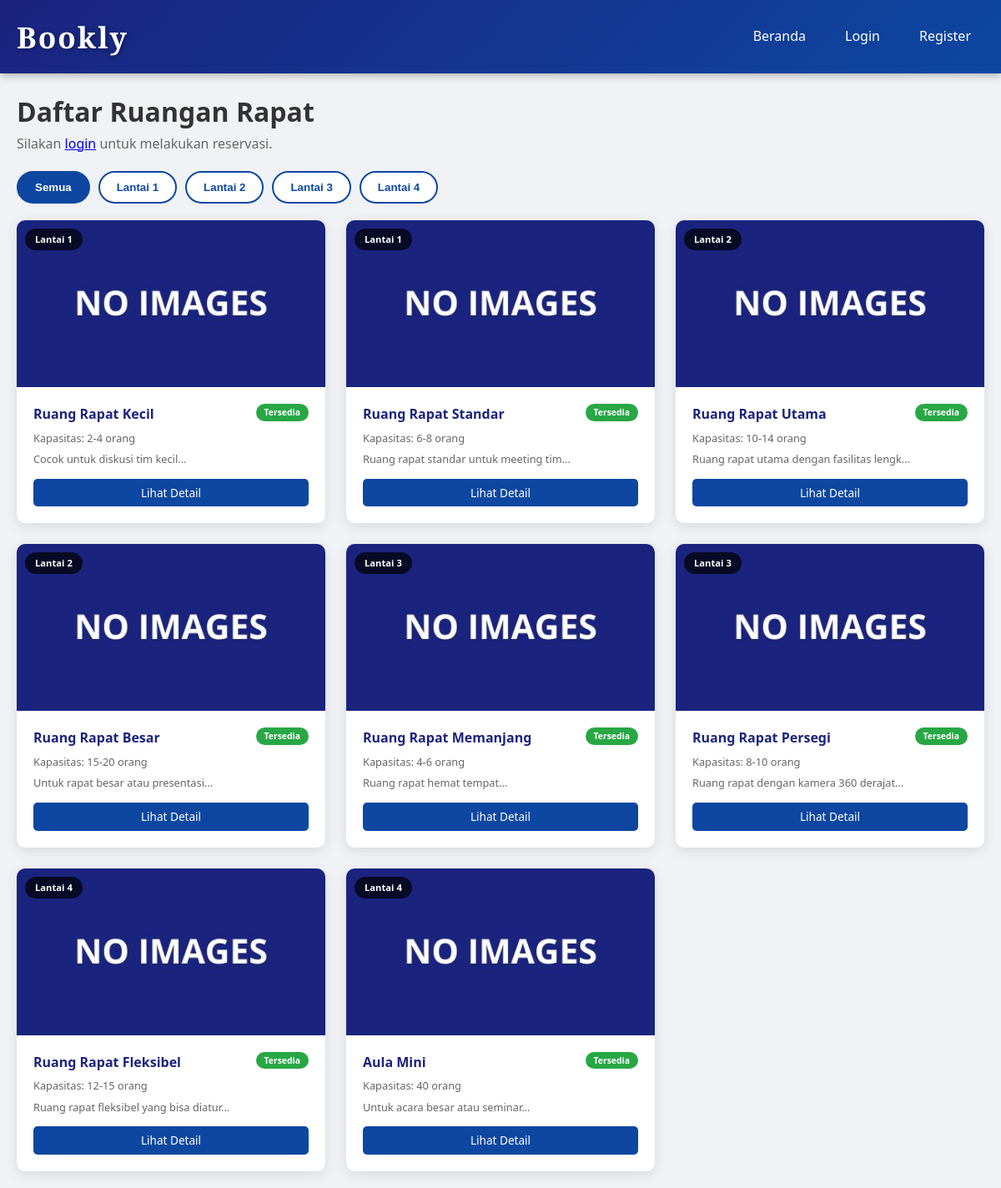
The page / on the database its author committed.
### tables this page shows
CREATE TABLE IF NOT EXISTS rooms (
    id INT PRIMARY KEY AUTO_INCREMENT,
    nama VARCHAR(100) NOT NULL,
    lantai INT NOT NULL,
    kapasitas VARCHAR(50) NOT NULL,
    fasilitas TEXT,
    deskripsi TEXT,
    gambar VARCHAR(255) DEFAULT 'default.jpg',
    created_at TIMESTAMP DEFAULT CURRENT_TIMESTAMP
);

### database.php (called while the page is built, shortened)
<?php
$host   = getenv('DB_HOST') ?: 'localhost';
$port   = getenv('DB_PORT') ?: '3306';
$user   = getenv('DB_USER') ?: 'root';
$pass   = getenv('DB_PASS') ?: '';
$db     = getenv('DB_NAME') ?: 'reservasi_ruangan';
$sslCa  = getenv('DB_SSL_CA') ?: '';
$conn = mysqli_init();
if (!empty($sslCa)) {
    $caPath = '/tmp/aiven-ca.pem';
    mysqli_ssl_set($conn, null, null, $caPath, null, null);
} else {
    $ok = @mysqli_real_connect($conn, $host, $user, $pass, $db, (int) $port);
}
mysqli_set_charset($conn, 'utf8mb4');
function query($sql) {
    global $conn;
    return mysqli_query($conn, $sql);
}
function fetchOne($result) {
    return mysqli_fetch_assoc($result);
}
?>

### index.php (the view, shortened to what this page needs)
<?php
$query = "SELECT * FROM rooms ORDER BY lantai, id";
$rooms = query($query);
$reservasiGroup = [];
?>
<?php include 'header.php'; ?>
<div class="container">
    <h1>Daftar Ruangan Rapat</h1>
    <p style="color: #666; margin-bottom: 20px;">
        <?php if(isset($_SESSION['nama'])): ?>
            Selamat datang, <strong><?= $_SESSION['nama'] ?></strong>!
            <?php if($_SESSION['role'] == 'admin'): ?>
                (Admin)
            <?php else: ?>
                (Client)
            <?php endif; ?>
        <?php else: ?>
            Silakan <a href="login.php">login</a> untuk melakukan reservasi.
        <?php endif; ?>
    </p>
    <div class="filter">
        <button data-lantai="0" class="active" onclick="filterLantai(0)">Semua</button>
        <button data-lantai="1" onclick="filterLantai(1)">Lantai 1</button>
        <button data-lantai="2" onclick="filterLantai(2)">Lantai 2</button>
        <button data-lantai="3" onclick="filterLantai(3)">Lantai 3</button>
        <button data-lantai="4" onclick="filterLantai(4)">Lantai 4</button>
    </div>
    <div class="room-grid">
        <?php while($room = fetchOne($rooms)):
            $roomId = $room['id'];
            $reservasiList = isset($reservasiGroup[$roomId]) ? $reservasiGroup[$roomId] : [];
            $isBooked = !empty($reservasiList);
            $gambarPath = 'uploads/' . $room['gambar'];
        ?>
        <div class="card" data-lantai="<?= $room['lantai'] ?>">
            <div class="card-image" style="background: none; height: 200px; overflow: hidden; position: relative;">
                <img src="<?= $gambarPath ?>" alt="<?= htmlspecialchars($room['nama']) ?>"
                     style="width: 100%; height: 100%; object-fit: cover; display: block;">
                <div style="position: absolute; top: 10px; left: 10px; background: rgba(0,0,0,0.7); color: white; padding: 4px 12px; border-radius: 15px; font-size: 0.7rem; font-weight: bold;">
                    Lantai <?= $room['lantai'] ?>
                </div>
            </div>
            <div class="card-body">
                <div style="display: flex; justify-content: space-between; align-items: start;">
                    <h3 style="margin: 0; font-size: 1rem;"><?= htmlspecialchars($room['nama']) ?></h3>
                    <?php if($isBooked): ?>
                        <span style="background: #dc3545; color: white; padding: 2px 10px; border-radius: 12px; font-size: 0.65rem; font-weight: bold; white-space: nowrap; margin-left: 10px;">
                            Booking
                        </span>
                    <?php else: ?>
                        <span style="background: #28a745; color: white; padding: 2px 10px; border-radius: 12px; font-size: 0.65rem; font-weight: bold; white-space: nowrap; margin-left: 10px;">
                            Tersedia
                        </span>
                    <?php endif; ?>
                </div>
                <p style="margin-top: 5px; font-size: 0.8rem; color: #666;">Kapasitas: <?= htmlspecialchars($room['kapasitas']) ?></p>
                <p style="font-size: 0.8rem; color: #666; margin-bottom: 5px;"><?= htmlspecialchars(substr($room['deskripsi'], 0, 40)) ?>...</p>
                <a href="detail.php?id=<?= $room['id'] ?>" class="btn" style="margin-top: 8px; padding: 6px 12px; font-size: 0.85rem;">Lihat Detail</a>
            </div>
        </div>
        <?php endwhile; ?>
    </div>
</div>
</body>
</html>

### header.php (shortened to what this page needs)
<!DOCTYPE html>
<html lang="id">
<head>
    <link rel="stylesheet" href="style.css">
</head>
<body>
    <header>
        <nav class="navbar">
            <div class="nav-container">
                <div class="nav-brand">
                    <a href="index.php" style="font-family: 'Playfair Display', serif; font-size: 2.2rem; font-weight: 700; letter-spacing: 2px; text-shadow: 2px 2px 4px rgba(0,0,0,0.3);">
                        Bookly
                    </a>
                </div>
                <ul class="nav-menu">
                    <li><a href="index.php">Beranda</a></li>
                    <?php if(isset($_SESSION['user_id'])): ?>
                        <?php if($_SESSION['role'] == 'admin'): ?>
                            <li><a href="admin.php">Dashboard Admin</a></li>
                        <?php else: ?>
                            <li><a href="dashboard.php">Dashboard Saya</a></li>
                        <?php endif; ?>
                        <li>
                            <span style="color: white; margin-right: 10px;">
                                <?= $_SESSION['role'] == 'admin' ? '[Admin]' : '[Client]' ?>
                                <?= $_SESSION['nama'] ?>
                            </span>
                        </li>
                        <li><a href="logout.php" class="btn-logout">Logout</a></li>
                    <?php else: ?>
                        <li><a href="login.php">Login</a></li>
                        <li><a href="register.php">Register</a></li>
                    <?php endif; ?>
                </ul>
            </div>
        </nav>
    </header>
    <main>

### style.css (style rules this page uses)
* { margin: 0; padding: 0; box-sizing: border-box; }
body { font-family: 'Segoe UI', Tahoma, Geneva, Verdana, sans-serif; background-color: #f0f2f5; color: #333; line-height: 1.6; min-height: 100vh; display: flex; flex-direction: column; }
main { flex: 1; max-width: 1200px; margin: 0 auto; padding: 20px; width: 100%; }
.navbar { background: linear-gradient(135deg, #1a237e, #0d47a1); padding: 1rem 0; box-shadow: 0 2px 10px rgba(0,0,0,0.3); }
.nav-container { max-width: 1200px; margin: 0 auto; padding: 0 20px; display: flex; justify-content: space-between; align-items: center; flex-wrap: wrap; }
.nav-brand a { color: white; font-size: 1.5rem; font-weight: bold; text-decoration: none; }
.nav-menu { display: flex; list-style: none; gap: 15px; align-items: center; flex-wrap: wrap; }
.nav-menu a { color: white; text-decoration: none; padding: 8px 16px; border-radius: 5px; transition: background 0.3s; }
.btn { display: inline-block; padding: 10px 20px; background: #0d47a1; color: white; text-decoration: none; border-radius: 5px; border: none; cursor: pointer; transition: background 0.3s; font-size: 1rem; }
.room-grid { display: grid; grid-template-columns: repeat(auto-fill, minmax(280px, 1fr)); gap: 25px; margin-top: 20px; }
.card { background: white; border-radius: 10px; box-shadow: 0 4px 15px rgba(0,0,0,0.1); overflow: hidden; transition: transform 0.3s, box-shadow 0.3s; }
.card-image { width: 100%; height: 200px; background: linear-gradient(135deg, #1a237e, #0d47a1); display: flex; align-items: center; justify-content: center; font-size: 1.5rem; color: white; font-weight: bold; }
.card-body { padding: 20px; }
.card h3 { font-size: 1.2rem; margin-bottom: 10px; color: #1a237e; }
.card p { color: #666; margin-bottom: 5px; }
.card .btn { margin-top: 10px; width: 100%; text-align: center; }
.filter { display: flex; flex-wrap: wrap; gap: 10px; margin: 20px 0; }
.filter button { padding: 10px 20px; background: white; border: 2px solid #0d47a1; color: #0d47a1; border-radius: 25px; cursor: pointer; transition: all 0.3s; font-weight: bold; }
.filter button.active { background: #0d47a1; color: white; }
.card-image { width: 100%; height: 200px; background: linear-gradient(135deg, #1a237e, #0d47a1); display: flex; align-items: center; justify-content: center; flex-direction: column; color: white; }

### rows shown on the page
rooms: gambar (placeholder picture), lantai "1", nama "Ruang Rapat Kecil", kapasitas "2-4 orang", deskripsi "Cocok untuk diskusi tim kecil"
rooms: gambar (placeholder picture), lantai "1", nama "Ruang Rapat Standar", kapasitas "6-8 orang", deskripsi "Ruang rapat standar untuk meeting tim"
rooms: gambar (placeholder picture), lantai "2", nama "Ruang Rapat Utama", kapasitas "10-14 orang", deskripsi "Ruang rapat utama dengan fasilitas lengk"
rooms: gambar (placeholder picture), lantai "2", nama "Ruang Rapat Besar", kapasitas "15-20 orang", deskripsi "Untuk rapat besar atau presentasi"
rooms: gambar (placeholder picture), lantai "3", nama "Ruang Rapat Memanjang", kapasitas "4-6 orang", deskripsi "Ruang rapat hemat tempat"
rooms: gambar (placeholder picture), lantai "3", nama "Ruang Rapat Persegi", kapasitas "8-10 orang", deskripsi "Ruang rapat dengan kamera 360 derajat"
rooms: gambar (placeholder picture), lantai "4", nama "Ruang Rapat Fleksibel", kapasitas "12-15 orang", deskripsi "Ruang rapat fleksibel yang bisa diatur"
rooms: gambar (placeholder picture), lantai "4", nama "Aula Mini", kapasitas "40 orang", deskripsi "Untuk acara besar atau seminar"
